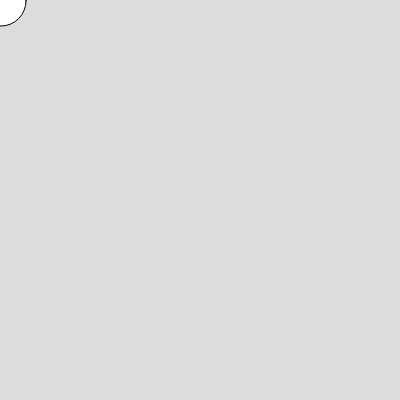
Frame 1 (no input)
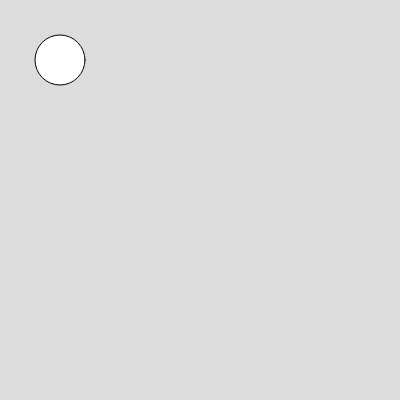
Frame 60 (no input)
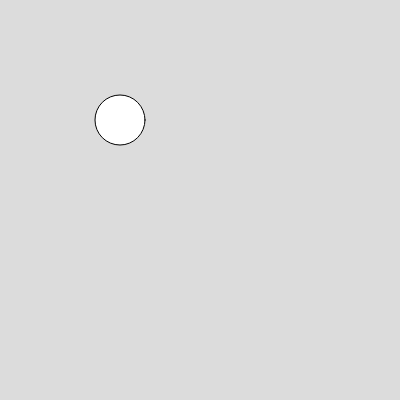
Frame 120 (the mouse pressed at the canvas centre since frame 60)

The p5.js sketch that drew these frames (run headless with seeded random() and noise() and a simulated clock; from frame 60 on, the mouse is pressed at the canvas centre):

// p5.js sketch
// ── sketch.js
let x = 0;
let y = 0;
let xspeed = 1;
let yspeed = 1;

function setup() {
  createCanvas(400, 400);
}

function draw() {
  background(220);

  // check for collision with left and right edge
  if (x < 0 | x > width){
    xspeed = xspeed * -1; // reverse the x direction
}
  x = x + xspeed; // iterate x
  y = y + yspeed; // iterate y
  
  circle(x, y, 50);
  }
